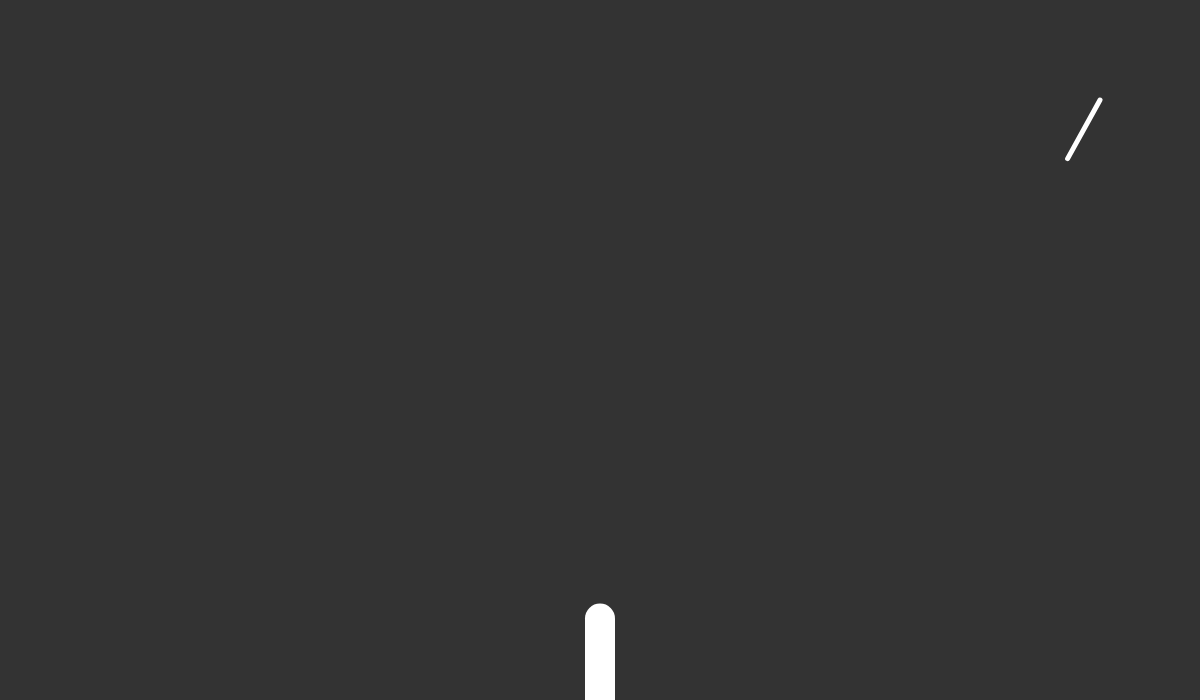
Frame 1 (no input)
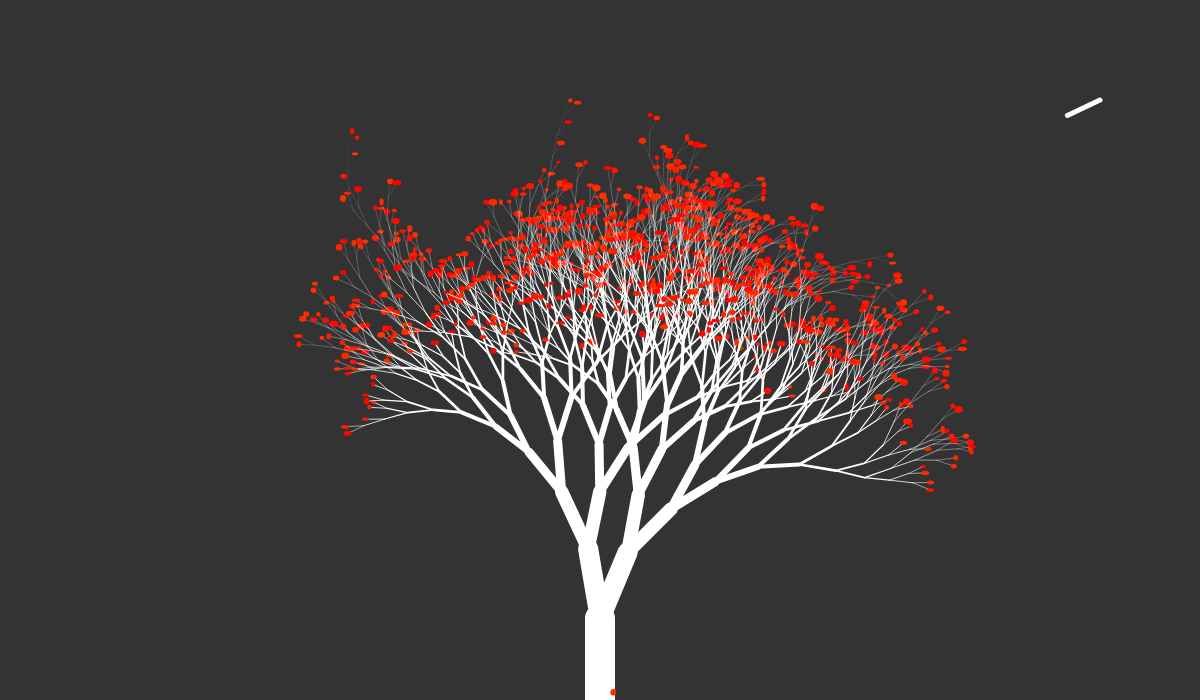
Frame 60 (no input)
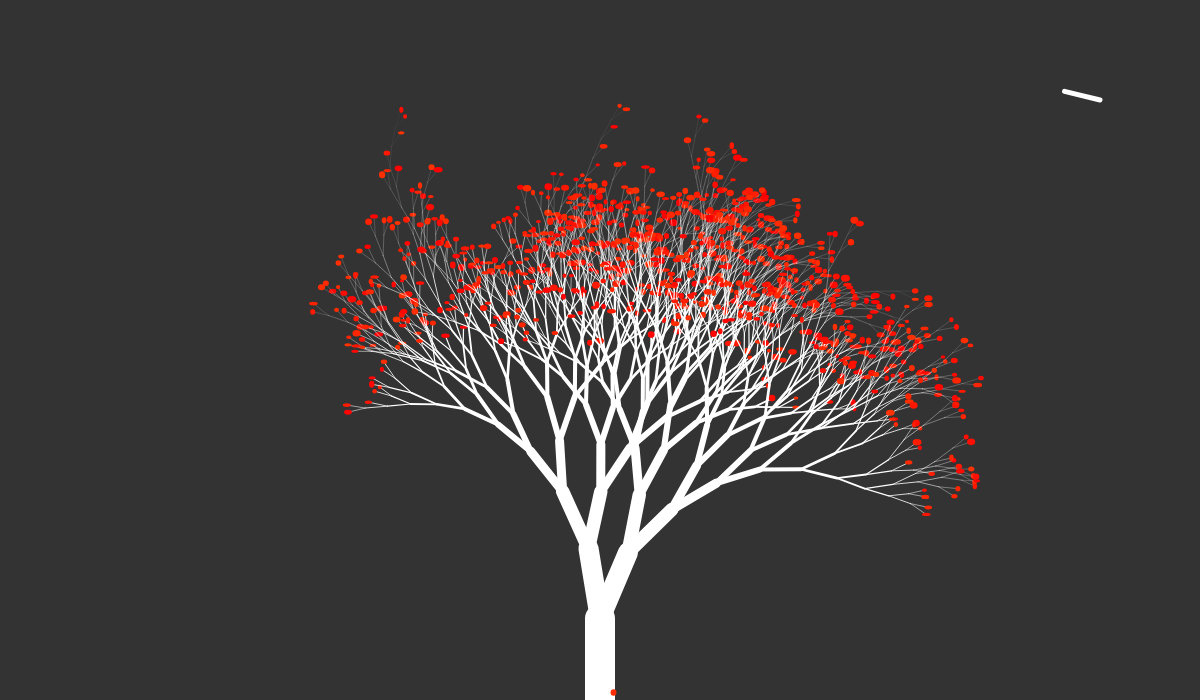
Frame 120 (the mouse pressed at the canvas centre since frame 60)

The p5.js sketch that drew these frames (run headless with seeded random() and noise() and a simulated clock; from frame 60 on, the mouse is pressed at the canvas centre):

// p5.js sketch
// ── sketch.js

var angle;
var randomness = 0.1; //0.1
var randomnessL = 3.5; //3.5
var wind = -0.5;

var windVector = [1,0];
var windstr =1;
var windangle;

var swayList = []
var windList = []
var windstrList = []


var treeroot;


function setup() {
  createCanvas(1200, 700);
	angle = PI/10;
  translate(600, height);
  treeroot = generateBranch(80, 30, color(255,255,255),PI/2,0,0, null);
  generateWindVectors();
}

function generateWindVectors(){
  var w = 0;
  for (let i = -PI/30; i < PI/30; i=i+0.0001) {
    swayList.push(i);
    windList.push(map(noise(0,w),0,1,0,2*PI));
    windstrList.push(noise(w));
    w=w+0.01;
  }
}


function draw() {
  translate(600, height);
  background(51);
  animateTree(treeroot,globalsway);
  updateGlobalSway();
  stroke(255);
  strokeWeight(5);
  line(500,-600, 500 + windstr*100*cos(windangle ), -600 - windstr*100*sin(windangle));

}


var globalsway;
var swayIndex = 0;
function updateGlobalSway(){
  if(swayIndex === swayList.length){
    swayList.reverse();
    windList.reverse();
    windstrList.reverse();
    swayIndex=0;
  }
  globalsway = swayList[swayIndex];
  windangle=windList[swayIndex];
  windstr=windstrList[swayIndex];
  swayIndex++;
}

function modifyColor(c){
  return color(red(c), green(c), blue(c))
}

function animateTree(node,sway){
  node.draw();
  sway=sway*1.2;
  for (let i = 0; i < node.children.length; i++) {
     var child = node.children[i];
     if(!child.falling && !child.landed){
      if(child.width>=1){
        blowangle = child.rotation+(windangle-child.rotation)*windstr/child.width;
      } 
      else{
        blowangle = child.rotation+(windangle-child.rotation)*windstr;
      }
      child.x1 = node.x2;
      child.y1 = node.y2;
      child.x2 = child.x1 + child.len*cos(blowangle+sway);
      child.y2 = child.y1 + (-child.len*sin(blowangle+sway));

     }
     animateTree(child,sway);
  }
}

function generateBranch(len, width, c ,rotation, x1, y1, parent) {
  len = len + random(-randomnessL, randomnessL);
  var x2 = x1 + (len*cos(rotation));
  var y2 = y1 + (-len*sin(rotation));
  var branch = new Branch(len,width,c,x1,y1,x2,y2,rotation,parent);
  if (len > 20) {
    generateBranch(len * 0.85, width*0.67,  modifyColor(c), rotation + angle + random(-randomness, randomness),x2,y2,branch);
    generateBranch(len * 0.85, width*0.67,  modifyColor(c), rotation - angle + random(-randomness, randomness),x2,y2,branch);
  }else{//leaf
    //if(random(1) >  0.7){
      new Leaf(color(255,random(0,50),0),x2,y2,random(3,7),random(4,9),branch);
   // }
  }
  return branch;
}

// ── branch.js
function Branch(len, width, c, x1, y1, x2, y2, rotation,parent){
    this.len = len;
    this.width = width;
    this.c = c;
    this.rotation = rotation;
    this.x1= x1;
    this.x2= x2;
    this.y1= y1;
    this.y2= y2;
    this.parent = parent;
    this.children=[];
    this.isSwaying = false;
    this.maxSway = PI/4;
    this.currentSway = 0;

    if(this.parent!=null){
        parent.registerChild(this);
    }

    this.draw = function(){
      stroke(this.c);
      strokeWeight(this.width);
      line(this.x1, this.y1, this.x2, this.y2);
    }

    this.registerChild=function(child){
        this.children.push(child)
    }

    this.sway = function(){
        
    }

  }
// ── leaf.js
function Leaf(c, x, y, h, w, parent){
    this.c = c;
    this.x1= x;
    this.y1= y;
    this.h = h;
    this.w = w;
    this.falling = false;
    this.landed = false;
    this.parent = parent;
    this.children=[]
    parent.registerChild(this);

    this.vx = 0;
    this.vy = 0;
  
    this.draw = function(){
      if(!this.landed){
        if(!this.falling){
          if(random(0,1) > 0.9999 && windstr > 0.5){
            this.falling = true;
          }
        }
        else{
          this.vx = windstr*10*cos(windangle);
          this.vy = -windstr*10*sin(windangle) + 9.82*0.5;
          this.y1 = this.y1 + this.vy;
          this.x1 = this.x1 + this.vx;

         if(this.y1 >= -10){
            this.landed=true;
          }
        }
      }
      noStroke();
      fill(this.c);
      ellipse(this.x1+random(-0.2,0.2),this.y1+random(-0.2,0.2),this.w,this.h);  
    }
  
  }
